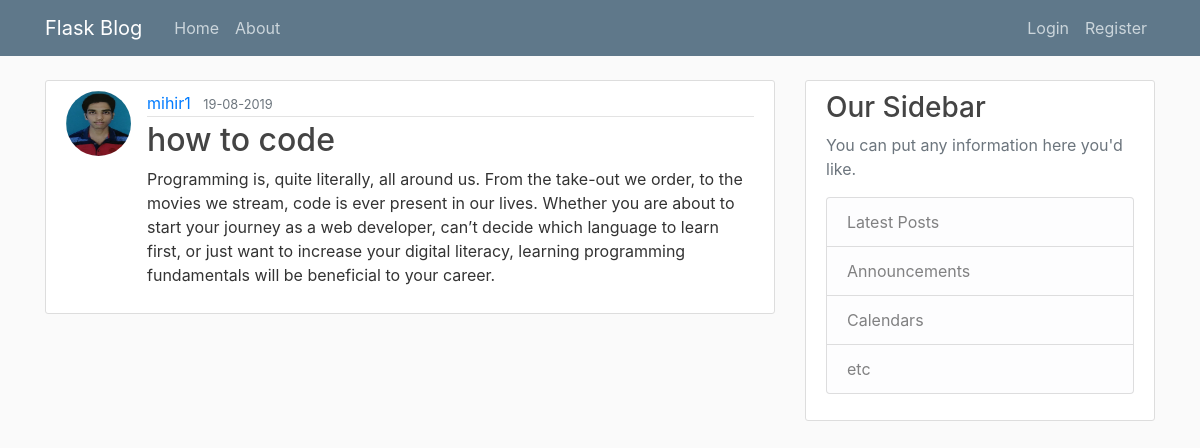
Screenshot of /post/3 with the database file from the repository.
### flaskblog/models.py (models this page shows, shortened)
class User(db.Model,UserMixin):
    id=db.Column(db.Integer,primary_key=True)
    username=db.Column(db.String(20),unique=True,nullable=False)
    email=db.Column(db.String(120),unique=True,nullable=False)
    image_file=db.Column(db.String(20),nullable=False,default='default.jpg')
    password=db.Column(db.String(60),nullable=False)
    posts=db.relationship('Post',backref='author',lazy=True)

class Post(db.Model):
    id=db.Column(db.Integer,primary_key=True)
    title=db.Column(db.String(100),nullable=False)
    date_posted=db.Column(db.DateTime,nullable=False,default=datetime.utcnow)
    content=db.Column(db.Text,nullable=False)
    user_id=db.Column(db.Integer,db.ForeignKey('user.id'),nullable=False)

### flaskblog/posts/routes.py (the view)
@posts.route("/post/<int:post_id>")
def post(post_id):
    post=Post.query.get_or_404(post_id)
    return render_template('post.html',title=post.title,post=post)

### flaskblog/templates/post.html (shortened to what this page needs)
{% extends "layout.html" %}
{% block c%}
  <article class="media content-section">
    <img class="rounded-circle article-img" src="{{url_for('static',filename='profile_pics/'+post.author.image_file)}}">
    <div class="media-body">
      <div class="article-metadata">
        <a class="mr-2" href="{{url_for('users.user_posts',username=post.author.username)}}">{{ post.author.username }}</a>
        <small class="text-muted">{{ post.date_posted.strftime('%d-%m-%Y') }}</small>
      </div>
      <h2 class="article-title">{{ post.title }}</h2>
      <p class="article-content">{{ post.content }}</p>
    </div>
  </article>
{% endblock  %}

### flaskblog/static/main.css (style rules this page uses)
body { background: #fafafa; color: #333333; margin-top: 5rem; }
h1, h2, h3, h4, h5, h6 { color: #444444; }
.content-section { background: #ffffff; padding: 10px 20px; border: 1px solid #dddddd; border-radius: 3px; margin-bottom: 20px; }
.article-title { color: #444444; }
.article-content { white-space: pre-line; }
.article-img { height: 65px; width: 65px; margin-right: 16px; }
.article-metadata { padding-bottom: 1px; margin-bottom: 4px; border-bottom: 1px solid #e3e3e3 }

### rows the page displays
User: image_file (placeholder picture), author.username "mihir1"
Post: date_posted "19-08-2019", title "how to code", content "Programming is, quite literally, all around us. From the take-out we order, to the movies we stream, code is ever present in our lives. Whether you are about to start your journey as a web developer, can’t decide which language to learn first, or just want to increase your digital literacy, learning programming fundamentals will be beneficial to your career."
